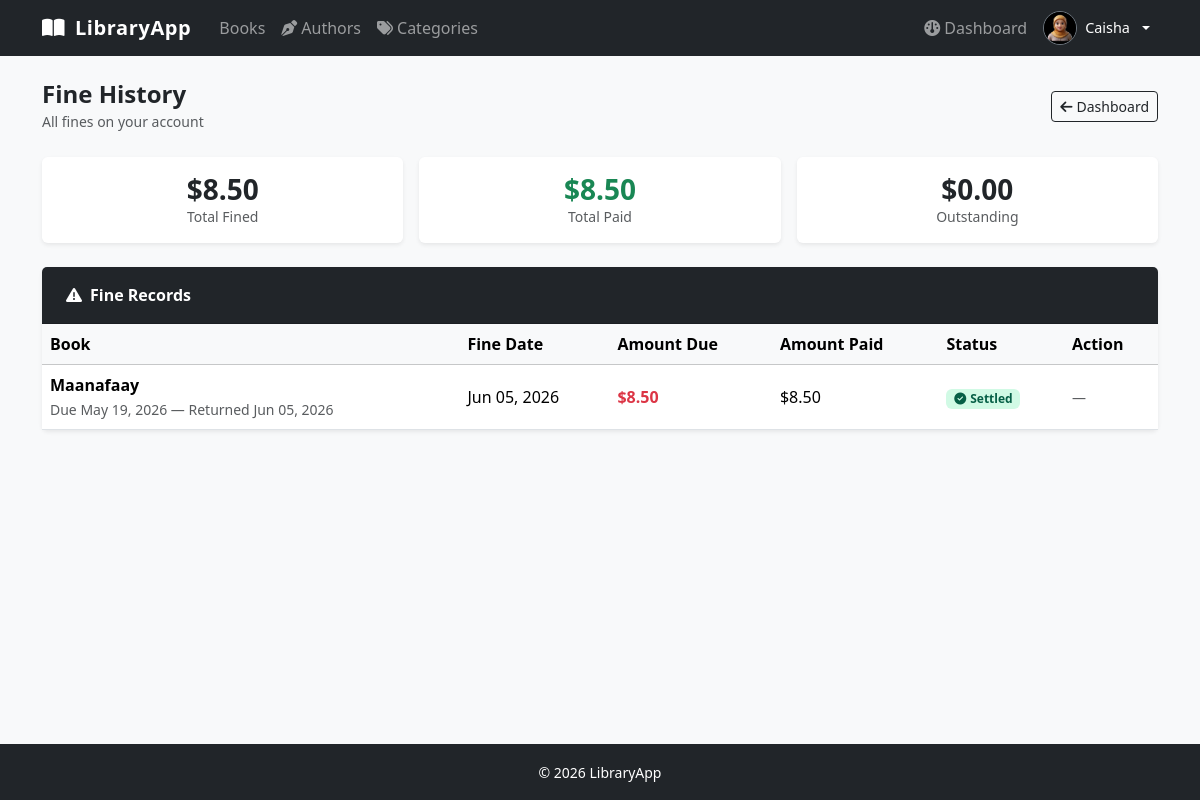
Screenshot of /fine/history/ (signed in) with the database file from the repository.
### library/models.py (models this page shows, shortened)
class Account(AbstractUser):
    GENDER_CHOICES = [
        ("male",   "Male"),
        ("female", "Female"),
    ]
    email     = models.EmailField(unique=True)
    phone     = models.CharField(max_length=50)
    gender    = models.CharField(max_length=50, choices=GENDER_CHOICES, null=True, blank=True)
    is_member = models.BooleanField(default=False)
    avatar    = models.ImageField(upload_to="avatars/", default="avatars/avatar.jpg")
    USERNAME_FIELD  = "email"
    REQUIRED_FIELDS = ["username"]
    class Meta:
        db_table = "account"

class Fine(models.Model):
    borrow      = models.OneToOneField(Borrow,  on_delete=models.RESTRICT, related_name="fine")
    member      = models.ForeignKey(Account, on_delete=models.RESTRICT, related_name="fines")
    amount_due  = models.DecimalField(max_digits=8, decimal_places=2)
    amount_paid = models.DecimalField(max_digits=8, decimal_places=2, default=0.00)
    created_at  = models.DateTimeField(auto_now_add=True)
    class Meta:
        db_table = "fine"
    @property
    def is_settled(self):
        return self.amount_paid >= self.amount_due

class Borrow(models.Model):
    class Status(models.TextChoices):
        BORROWED = "borrowed", "Borrowed"
        RETURNED = "returned", "Returned"
        OVERDUE  = "overdue",  "Overdue"
    book       = models.ForeignKey(Book,    on_delete=models.RESTRICT, related_name="borrows")
    member     = models.ForeignKey(Account, on_delete=models.RESTRICT, related_name="borrows")
    quantity   = models.PositiveSmallIntegerField(default=1)
    status     = models.CharField(max_length=20, choices=Status.choices, default=Status.BORROWED)
    start_date = models.DateField()
    due_date   = models.DateField()
    return_date = models.DateField(null=True, blank=True)
    has_fine   = models.BooleanField(default=False)
    created_at = models.DateTimeField(auto_now_add=True)
    class Meta:
        db_table = "borrow"
        ordering = ["-created_at"]

class Book(models.Model):
    id              = models.UUIDField(primary_key=True, default=uuid.uuid4, editable=False)
    title           = models.CharField(max_length=500)
    summary         = models.TextField(blank=True, default="")
    ISBN            = models.CharField(max_length=20, unique=True)
    publisher       = models.CharField(max_length=255)
    total_copies    = models.PositiveIntegerField(default=1)
    available_copies = models.PositiveIntegerField(default=1)
    image           = models.ImageField(upload_to="books/", default="books/default.jpg")
    created_at      = models.DateTimeField(auto_now_add=True)
    author   = models.ForeignKey(Author,   on_delete=models.RESTRICT, related_name="books")
    category = models.ForeignKey(Category, on_delete=models.RESTRICT, related_name="books")
    class Meta:
        db_table = "book"
        ordering = ["title"]

### library/views.py (the view)
# urls.py: path("fine/history/",            views.fine_history_view, name="fine_history"),
@login_required
def fine_history_view(request):
    fines = (
        Fine.objects
        .filter(member=request.user)
        .select_related("borrow__book")
        .order_by("-created_at")
    )
    total_due  = sum(f.amount_due  for f in fines)
    total_paid = sum(f.amount_paid for f in fines)
    return render(request, "member/fine_history.html", {
        "fines":      fines,
        "total_due":  total_due,
        "total_paid": total_paid,
        "total_outstanding": total_due - total_paid,
    })

### library/templates/member/fine_history.html (shortened to what this page needs)
{% extends "layout.html" %}
{% block content %}
<div class="d-flex justify-content-between align-items-center mb-4">
  <div>
    <h4 class="fw-bold mb-0">Fine History</h4>
    <small class="text-muted">All fines on your account</small>
  </div>
  <a href="{% url 'library:dashboard' %}" class="btn btn-outline-dark btn-sm">
    <i class="fa-solid fa-arrow-left me-1"></i>Dashboard
  </a>
</div>
<div class="row g-3 mb-4">
  <div class="col-6 col-md-4">
    <div class="card border-0 shadow-sm text-center p-3">
      <div class="h3 fw-bold text-dark mb-0">${{ total_due|floatformat:2 }}</div>
      <small class="text-muted">Total Fined</small>
    </div>
  </div>
  <div class="col-6 col-md-4">
    <div class="card border-0 shadow-sm text-center p-3">
      <div class="h3 fw-bold text-success mb-0">${{ total_paid|floatformat:2 }}</div>
      <small class="text-muted">Total Paid</small>
    </div>
  </div>
  <div class="col-6 col-md-4">
    <div class="card border-0 shadow-sm text-center p-3 {% if total_outstanding %}border-danger{% endif %}">
      <div class="h3 fw-bold {% if total_outstanding %}text-danger{% else %}text-dark{% endif %} mb-0">
        ${{ total_outstanding|floatformat:2 }}
      </div>
      <small class="text-muted">Outstanding</small>
    </div>
  </div>
</div>
{% if fines %}
  <div class="card border-0 shadow-sm">
    <div class="card-header bg-dark text-white py-3 px-4">
      <span class="fw-semibold">
        <i class="fa-solid fa-triangle-exclamation me-2"></i>Fine Records
      </span>
    </div>
    <div class="table-responsive">
      <table class="table table-hover align-middle mb-0">
        <thead class="table-light">
          <tr>
            <th>Book</th>
            <th>Fine Date</th>
            <th>Amount Due</th>
            <th>Amount Paid</th>
            <th>Status</th>
            <th>Action</th>
          </tr>
        </thead>
        <tbody>
          {% for fine in fines %}
            <tr>
              <td>
                <div class="fw-semibold">{{ fine.borrow.book.title }}</div>
                <small class="text-muted">
                  Due {{ fine.borrow.due_date|date:"M d, Y" }} —
                  Returned {{ fine.borrow.return_date|date:"M d, Y"|default:"Not returned" }}
                </small>
              </td>
              <td>{{ fine.created_at|date:"M d, Y" }}</td>
              <td class="fw-bold text-danger">${{ fine.amount_due }}</td>
              <td>${{ fine.amount_paid }}</td>
              <td>
                {% if fine.is_settled %}
                  <span class="badge badge-available">
                    <i class="fa-solid fa-circle-check me-1"></i>Settled
                  </span>
                {% else %}
                  <span class="badge badge-unavailable">
                    <i class="fa-solid fa-clock me-1"></i>Unpaid
                  </span>
                {% endif %}
              </td>
              <td>
                {% if not fine.is_settled %}
                  <form method="post" action="{% url 'library:pay_fine' fine.id %}"
                        data-confirm-title="Pay Fine"
                        data-confirm-body="Pay ${{ fine.amount_due }} for {{ fine.borrow.book.title }}?"
                        data-confirm-ok="Pay Now"
                        data-confirm-class="btn btn-success">
                    {% csrf_token %}
                    <button type="submit" class="btn btn-sm btn-success">
                      <i class="fa-solid fa-credit-card me-1"></i>Pay
                    </button>
                  </form>
                {% else %}
                  <span class="text-muted small">—</span>
                {% endif %}
              </td>
            </tr>
          {% endfor %}
        </tbody>
      </table>
    </div>
  </div>
{% endif %}
{% endblock %}

### library/templates/layout.html (shortened to what this page needs)
{% load static %}
<!DOCTYPE html>
<html lang="en">
<head>
  <link href="https://cdn.jsdelivr.net/npm/bootstrap@5.3.3/dist/css/bootstrap.min.css" rel="stylesheet"/>
  <link href="https://cdnjs.cloudflare.com/ajax/libs/font-awesome/6.5.0/css/all.min.css" rel="stylesheet"/>
  <link href="https://cdnjs.cloudflare.com/ajax/libs/nprogress/0.2.0/nprogress.min.css" rel="stylesheet"/>
</head>
<body>
<nav class="navbar navbar-expand-lg navbar-dark bg-dark">
  <div class="container">
    <a class="navbar-brand" href="{% url 'library:book_list' %}">
      <i class="fa-solid fa-book-open me-1"></i> LibraryApp
    </a>
    <div class="collapse navbar-collapse" id="mainNav">
      <ul class="navbar-nav me-auto">
        <li class="nav-item"><a class="nav-link" href="{% url 'library:book_list' %}">Books</a></li>
        <li class="nav-item"><a class="nav-link" href="{% url 'library:author_list' %}"><i class="fa-solid fa-pen-nib me-1"></i>Authors</a></li>
        <li class="nav-item"><a class="nav-link" href="{% url 'library:category_list' %}"><i class="fa-solid fa-tags me-1"></i>Categories</a></li>
      </ul>
      <ul class="navbar-nav ms-auto align-items-center">
        {% if user.is_authenticated %}
          {% if user.is_staff %}
            <li class="nav-item">
              <a class="nav-link" href="{% url 'library:admin_dashboard' %}">
                <i class="fa-solid fa-gauge me-1"></i>Admin Panel
              </a>
            </li>
          {% else %}
            <li class="nav-item">
              <a class="nav-link" href="{% url 'library:dashboard' %}">
                <i class="fa-solid fa-gauge me-1"></i>Dashboard
              </a>
            </li>
          {% endif %}
          <li class="nav-item dropdown ms-2">
            <a class="nav-link dropdown-toggle d-flex align-items-center gap-2 p-0 pe-2"
               href="#" id="userDropdown" role="button"
               data-bs-toggle="dropdown" aria-expanded="false">
              {% if user.avatar %}
                <img src="{{ user.avatar.url }}"
                     alt="{{ user.get_full_name }}"
                     class="rounded-circle border border-secondary"
                     style="width:34px;height:34px;object-fit:cover"/>
              {% else %}
                <div class="rounded-circle bg-secondary d-flex align-items-center justify-content-center border border-secondary"
                     style="width:34px;height:34px;font-size:.85rem;font-weight:700;color:#fff">
                  {{ user.first_name|first|upper }}
                </div>
              {% endif %}
              <span class="d-none d-lg-inline text-white" style="font-size:.9rem">
                {{ user.first_name }}
              </span>
            </a>
          </li>
        {% endif %}
      </ul>
    </div>
  </div>
</nav>
<main class="container py-4">
  {% block content %}{% endblock %}
</main>
<footer class="bg-dark text-white text-center py-3 mt-auto">
  <small>&copy; {% now "Y" %} LibraryApp</small>
</footer>
</body>
</html>

### library/templates/layout.html (style rules this page uses)
body { background: #f8f9fa; display: flex; flex-direction: column; min-height: 100vh; }
main { animation: pageFadeIn .25s ease forwards; }
main { flex: 1; }
.navbar-brand { font-weight: 700; letter-spacing: .03em; }
.badge-available { background: #d1fae5; color: #065f46; }

### rows the page displays
Account: avatar (picture), first_name "Caisha"
Fine: borrow.book "Maanafaay", borrow.due_date "May 19, 2026", borrow.return_date "Jun 05, 2026", created_at "Jun 05, 2026", amount_due "8.50", amount_paid "8.50", shows "Settled"

### other values shown
{{ total_due|floatformat:2 }} "8.50"
{{ total_paid|floatformat:2 }} "8.50"
{{ total_outstanding|floatformat:2 }} "0.00"
